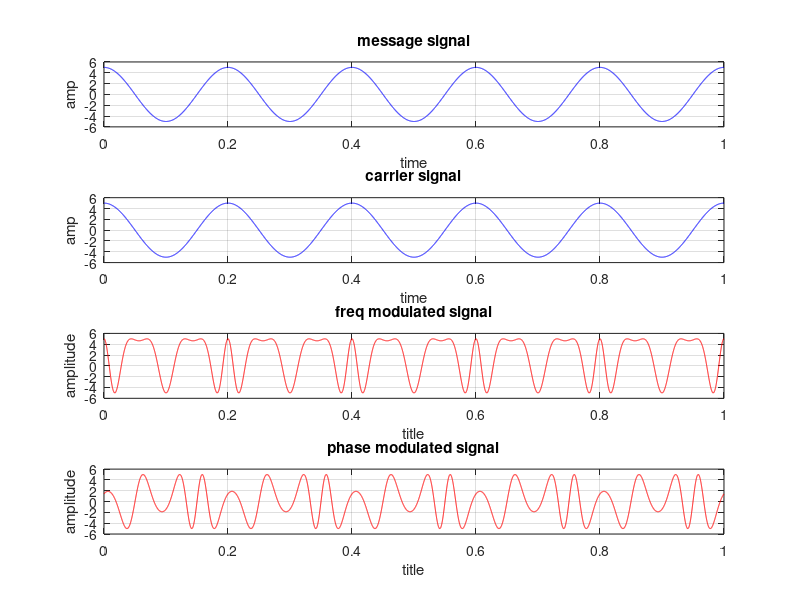

Reproduce this figure in MATLAB.
clc;
clear all;
close all;
t=0:0.0001:1;
am=input('enter the message signal');
fm=input('enter the frequency of the message signal');
x=am*cos(2*pi*fm*t);
subplot(4,1,1)
plot(t,x,'b')
title('message signal')
xlabel('time')
ylabel('amp')
grid on;

vc=input('enter the amplitude of the carrier wave');
fc=input('enter the frequency of the carrier wave');
c=vc*cos(2*pi*fc*t);
subplot(4,1,2)
plot(t,c,'b')
title('carrier signal')
xlabel('time')
ylabel('amp')
grid on;

mf=input('enter the value of the modulated signal');
sf=vc*cos((2*pi*fc*t)+(mf*sin(2*pi*fm*t)));
subplot(4,1,3)
plot(t,sf,'r')
title('freq modulated signal')
xlabel('title')
ylabel('amplitude')
grid on;

mp=input('enter the value of the modulated signal');
sf=vc*cos((2*pi*fc*t)+(mp*cos(2*pi*fm*t)));
subplot(4,1,4)
plot(t,sf,'r')
title('phase modulated signal')
xlabel('title')
ylabel('amplitude')
grid on;